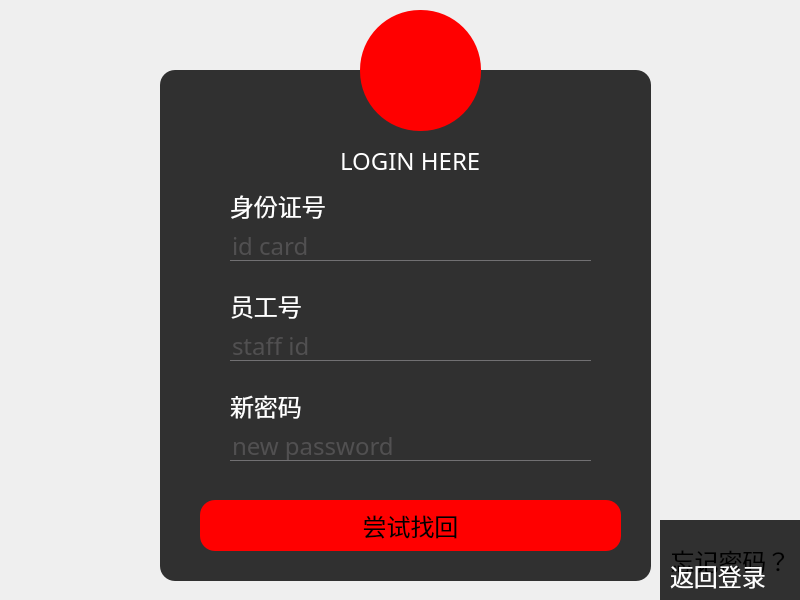
<?xml version="1.0" encoding="UTF-8"?>
<ui version="4.0">
 <class>MainWindow</class>
 <widget class="QMainWindow" name="MainWindow">
  <property name="geometry">
   <rect>
    <x>0</x>
    <y>0</y>
    <width>800</width>
    <height>600</height>
   </rect>
  </property>
  <property name="windowTitle">
   <string>MainWindow</string>
  </property>
  <property name="styleSheet">
   <string notr="true">
*{
font-size:24px;
font-family:Century Gothic;
}
QFrame{
background:rgba(0,0,0,0.8);
border-radius:15px;
}
#centralwidget{
border-image:url(C:/pictures/login3.jpg) strectch；
}

QToolButton{
background:red;
border-radius:60px;
}
QLabel{
color:white;
background:transparent;
}
QPushButton{
background:red;;
border-radius:15px;
}
QPushButton:hover{
background:#333;
border-radius:15px;
background:#49ebff;
}
QLineEdit{
background:transparent;
border:none;
color:#717072;
border-bottom:1px solid #717072;
}</string>
  </property>
  <widget class="QWidget" name="centralwidget">
   <widget class="QFrame" name="frame">
    <property name="geometry">
     <rect>
      <x>160</x>
      <y>70</y>
      <width>491</width>
      <height>511</height>
     </rect>
    </property>
    <property name="font">
     <font>
      <family>Century Gothic</family>
      <pointsize>-1</pointsize>
      <italic>false</italic>
      <bold>false</bold>
     </font>
    </property>
    <property name="frameShape">
     <enum>QFrame::StyledPanel</enum>
    </property>
    <property name="frameShadow">
     <enum>QFrame::Raised</enum>
    </property>
    <widget class="QLabel" name="label">
     <property name="geometry">
      <rect>
       <x>180</x>
       <y>70</y>
       <width>151</width>
       <height>41</height>
      </rect>
     </property>
     <property name="font">
      <font>
       <family>Century Gothic</family>
       <pointsize>-1</pointsize>
       <italic>false</italic>
       <bold>false</bold>
      </font>
     </property>
     <property name="text">
      <string>LOGIN HERE</string>
     </property>
    </widget>
    <widget class="QLineEdit" name="lineEdit_idcard">
     <property name="geometry">
      <rect>
       <x>70</x>
       <y>160</y>
       <width>361</width>
       <height>31</height>
      </rect>
     </property>
     <property name="text">
      <string/>
     </property>
     <property name="placeholderText">
      <string>id card</string>
     </property>
    </widget>
    <widget class="QLineEdit" name="lineEdit_id">
     <property name="geometry">
      <rect>
       <x>70</x>
       <y>260</y>
       <width>361</width>
       <height>31</height>
      </rect>
     </property>
     <property name="font">
      <font>
       <family>Century Gothic</family>
       <pointsize>-1</pointsize>
      </font>
     </property>
     <property name="contextMenuPolicy">
      <enum>Qt::DefaultContextMenu</enum>
     </property>
     <property name="locale">
      <locale language="Chinese" country="China"/>
     </property>
     <property name="text">
      <string/>
     </property>
     <property name="echoMode">
      <enum>QLineEdit::Normal</enum>
     </property>
     <property name="placeholderText">
      <string>staff id</string>
     </property>
    </widget>
    <widget class="QPushButton" name="commitButton">
     <property name="geometry">
      <rect>
       <x>40</x>
       <y>430</y>
       <width>421</width>
       <height>51</height>
      </rect>
     </property>
     <property name="text">
      <string>尝试找回</string>
     </property>
    </widget>
    <widget class="QLabel" name="label_2">
     <property name="geometry">
      <rect>
       <x>70</x>
       <y>120</y>
       <width>121</width>
       <height>31</height>
      </rect>
     </property>
     <property name="font">
      <font>
       <family>Century Gothic</family>
       <pointsize>-1</pointsize>
       <bold>false</bold>
      </font>
     </property>
     <property name="text">
      <string>身份证号</string>
     </property>
    </widget>
    <widget class="QLabel" name="label_3">
     <property name="geometry">
      <rect>
       <x>70</x>
       <y>220</y>
       <width>121</width>
       <height>31</height>
      </rect>
     </property>
     <property name="text">
      <string>员工号</string>
     </property>
    </widget>
    <widget class="QLabel" name="label_4">
     <property name="geometry">
      <rect>
       <x>70</x>
       <y>320</y>
       <width>121</width>
       <height>31</height>
      </rect>
     </property>
     <property name="text">
      <string>新密码</string>
     </property>
    </widget>
    <widget class="QLineEdit" name="lineEdit_newpwd">
     <property name="geometry">
      <rect>
       <x>70</x>
       <y>360</y>
       <width>361</width>
       <height>31</height>
      </rect>
     </property>
     <property name="font">
      <font>
       <family>Century Gothic</family>
       <pointsize>-1</pointsize>
      </font>
     </property>
     <property name="contextMenuPolicy">
      <enum>Qt::DefaultContextMenu</enum>
     </property>
     <property name="locale">
      <locale language="Chinese" country="China"/>
     </property>
     <property name="text">
      <string/>
     </property>
     <property name="echoMode">
      <enum>QLineEdit::Password</enum>
     </property>
     <property name="placeholderText">
      <string>new password</string>
     </property>
    </widget>
   </widget>
   <widget class="QToolButton" name="toolButton">
    <property name="geometry">
     <rect>
      <x>360</x>
      <y>10</y>
      <width>121</width>
      <height>121</height>
     </rect>
    </property>
    <property name="locale">
     <locale language="Chinese" country="China"/>
    </property>
    <property name="text">
     <string/>
    </property>
    <property name="icon">
     <iconset>
      <normaloff>../../../../../pictures/login.png</normaloff>../../../../../pictures/login.png</iconset>
    </property>
    <property name="iconSize">
     <size>
      <width>150</width>
      <height>150</height>
     </size>
    </property>
   </widget>
   <widget class="QToolButton" name="retLogin">
    <property name="geometry">
     <rect>
      <x>660</x>
      <y>520</y>
      <width>141</width>
      <height>81</height>
     </rect>
    </property>
    <property name="font">
     <font>
      <family>Century Gothic</family>
      <pointsize>-1</pointsize>
     </font>
    </property>
    <property name="styleSheet">
     <string notr="true">border:none;
background:rgba(0,0,0,0.8)
</string>
    </property>
    <property name="text">
     <string>忘记密码？</string>
    </property>
   </widget>
   <widget class="QLabel" name="label_5">
    <property name="geometry">
     <rect>
      <x>670</x>
      <y>560</y>
      <width>131</width>
      <height>31</height>
     </rect>
    </property>
    <property name="text">
     <string>返回登录</string>
    </property>
   </widget>
  </widget>
 </widget>
 <resources/>
 <connections/>
</ui>
